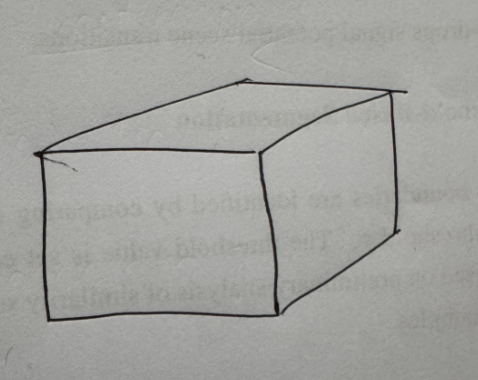
#> input picture cuboid.png, 478 x 380 px
$ jupyter execute method3_lsd.ipynb
#> lines starting #> are read from the running program, lines starting #| are printed output that depends on the picture; after the words box and inside, x2 and y2 are one past the last pixel; in counts of white or black regions, pixels touching at a corner belong together
# Method 3: LSD (Line Segment Detector) on Skeletonized Image
Uses adaptive mean thresholding + skeletonization to produce clean 1-pixel-wide edges, then applies `cv2.createLineSegmentDetector` for line detection.

[cell 1]
import cv2
import numpy as np
import matplotlib.pyplot as plt
from skimage.morphology import skeletonize

img_color = cv2.imread('cuboid.png')
#> img_color is the input picture: shape (380, 478, 3); mean B, G, R 158.7, 162.5, 161.8
img_rgb = cv2.cvtColor(img_color, cv2.COLOR_BGR2RGB)
gray = cv2.cvtColor(img_color, cv2.COLOR_BGR2GRAY)
blurred = cv2.GaussianBlur(gray, (5, 5), 1.5)
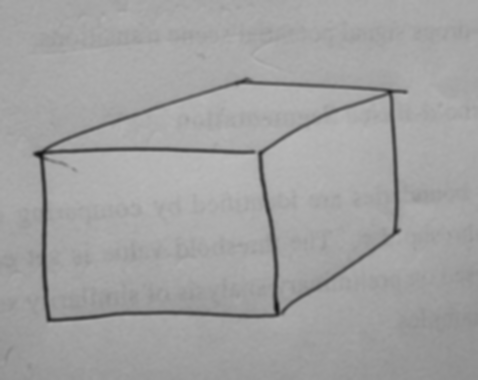
#> blurred: shape (380, 478); min 21, max 185, mean 161.8

# Adaptive mean threshold → morph clean → CC filter → skeletonize
binary = cv2.adaptiveThreshold(blurred, 255, cv2.ADAPTIVE_THRESH_MEAN_C,
                               cv2.THRESH_BINARY_INV, 51, 15)
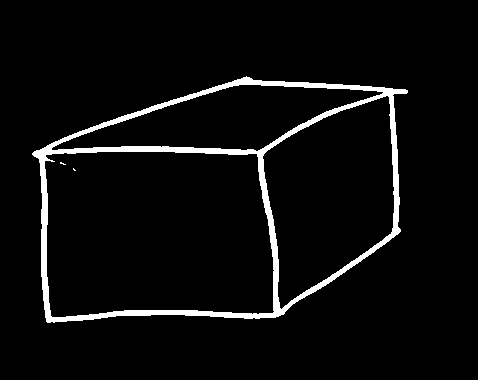
#> binary: shape (380, 478); 4.7% white; 3 white regions (2 under 20 px), largest, box (x1, y1, x2, y2) and area: (32, 76, 408, 323) 8498
kernel = cv2.getStructuringElement(cv2.MORPH_ELLIPSE, (3, 3))
binary = cv2.morphologyEx(binary, cv2.MORPH_OPEN, kernel, iterations=1)
#> binary: shape (380, 478); 4.7% white; 1 white region, box (x1, y1, x2, y2) and area: (32, 76, 408, 323) 8487

# Remove small connected components
num_labels, labels, stats, _ = cv2.connectedComponentsWithStats(binary, connectivity=8)
#> num_labels = 2; stats = [[0, 0, 478, 380, 173153], [32, 76, 376, 247, 8487]]
min_area = 200
clean = np.zeros_like(binary)
for i in range(1, num_labels):
    if stats[i, cv2.CC_STAT_AREA] >= min_area:
        clean[labels == i] = 255

# Skeletonize to 1-pixel-wide lines
skeleton = skeletonize(clean > 0).astype(np.uint8) * 255
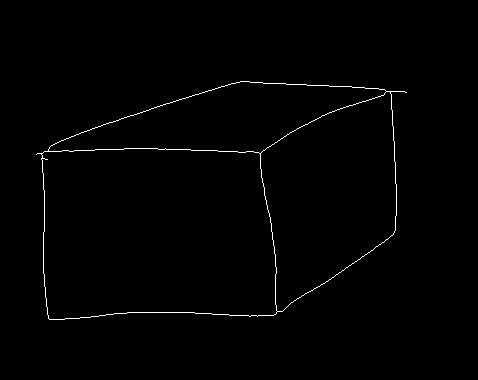
#> skeleton: shape (380, 478); 0.84% white in thin lines or dots, all inside (x1, y1, x2, y2) = (36, 81, 407, 320)

# LSD on skeleton — convert to grayscale-like image (invert so lines are dark on white)
skeleton_gray = 255 - skeleton
lsd = cv2.createLineSegmentDetector(cv2.LSD_REFINE_STD)
lines, widths, precs, nfas = lsd.detect(skeleton_gray)
#> lines = 64 rows, first 6: [93.13, 150.7, 43.14, 152.3], [260.4, 153.1, 262.8, 180.8], [240.6, 79.86, 383.2, 87.17], [363.1, 88.28, 308.1, 85.6], [395.7, 214.4, 389.7, 94.36], [96.87, 147.7, 123.1, 147.8]; widths = 64 values, max 4.06 at index 26, min 1.26 at index 53, mean 2.68; precs = 64 values from 0.125 to 0.125; nfas = None

fig, axes = plt.subplots(1, 3, figsize=(24, 8))
axes[0].imshow(img_rgb); axes[0].set_title('Original'); axes[0].axis('off')
axes[1].imshow(skeleton, cmap='gray'); axes[1].set_title('Skeleton'); axes[1].axis('off')
axes[2].imshow(img_rgb)
axes[2].axis('off')

# Filter: only keep segments longer than minimum length
min_length = 20
count = 0
if lines is not None:
    for line in lines:
        x1, y1, x2, y2 = line[0]
        length = np.hypot(x2 - x1, y2 - y1)
        if length >= min_length:
            axes[2].plot([x1, x2], [y1, y2], color='lime', linewidth=2)
            count += 1
#> this loop made 64 passes
#> (x1, y1, x2, y2, length) on passes 1 to 12: (93.13, 150.7, 43.14, 152.3, 50.01), (260.4, 153.1, 262.8, 180.8, 27.72), (240.6, 79.86, 383.2, 87.17, 142.8), (363.1, 88.28, 308.1, 85.6, 55.06), (395.7, 214.4, 389.7, 94.36, 120.2), (96.87, 147.7, 123.1, 147.8, 26.25), (124.4, 146.1, 260.7, 150.8, 136.4), (256.9, 152.9, 124.4, 148.3, 132.6), (396.3, 163.1, 396.6, 229.4, 66.25), (263.9, 198.2, 259.2, 169.4, 29.18), (42.78, 230.6, 42.79, 190.6, 40), (273, 251.9, 267.6, 211.8, 40.48)
#> after the loop, count = 48

total = len(lines) if lines is not None else 0
#> total = 64
axes[2].set_title(f'LSD on Skeleton ({count} segments >= {min_length}px)')
plt.tight_layout()
fig.savefig('result_lsd.png', dpi=150, bbox_inches='tight')
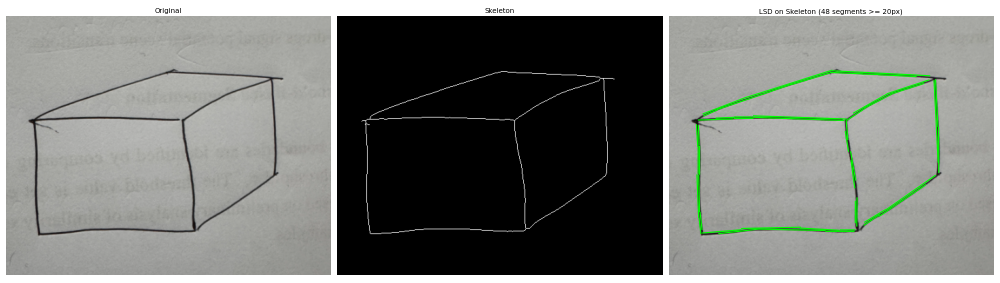
#> figure drawn by matplotlib, 3 panels
plt.show()
print(f'Total LSD segments: {total}, shown (>= {min_length}px): {count}')
#| Total LSD segments: 64, shown (>= 20px): 48
